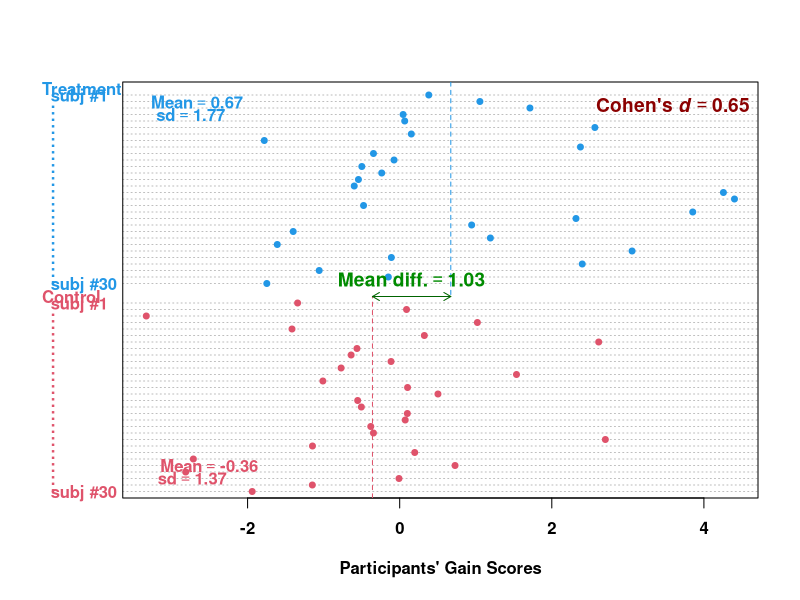

Reproduce this figure in R.
ttest = function(n1 = 5, n2 = 5, min.score = 0, max.score = 25, subjects = TRUE, descriptives = TRUE, correlation = .7, effect.size = 1,
                 ...){
  
decimal <- function(x, k){
if(is.character(x)){ x 
  }else{
format(round(x, k), nsmall = k, scientific =
ifelse(x >= 1e5 || x <= -1e5 || x <= 1e-5 & x >= -1e-5, TRUE, FALSE) )
  }
}  

if(min.score >= max.score){
  stop("\n\tYour \"min.score\" must be smaller than your \"max.score\".")  }

beta = qnorm(c(1e-10, .9999999999))
   q = c(min.score, max.score)

mu.sigma = solve(cbind(1L, beta), q)

mean = mu.sigma[[1]]
  sd = mu.sigma[[2]]

coeff = effect.size*sd

aa = mean + .5*mean
bb = mean + .3*mean
cc = aa - coeff

mean.g2 = min(bb, cc)
mean.g1 = mean.g2 + coeff

TRUE.d = (mean.g1 - mean.g2) / sd      

cor.pop = correlation

mu <- c(0, 0)
cov.pop <- matrix(c(1, cor.pop, cor.pop, 1), nrow = 2)

if(!require(MASS)) install.packages("MASS")
library(MASS)
mvnorm.mat <- mvrnorm(n1, Sigma = cov.pop, mu = mu)

a <- mvnorm.mat[ , 1] * sd + mean.g1
b <- mvnorm.mat[ , 2] * sd + mean.g2

y1 = c(a - b)

mvnorm.mat <- mvrnorm(n2, Sigma = cov.pop, mu = mu)

a <- mvnorm.mat[ , 1] * sd + mean.g2
b <- mvnorm.mat[ , 2] * sd + mean.g2

y2 = c(a - b)

y = c(y1, y2)

groups = factor(rep(1:2, c(n1, n2)), labels = c("Treatment", "Control"))

mean.g1 = mean(y[groups == "Treatment"])  
mean.g2 = mean(y[groups == "Control"])    

sd.g1 = sd(y[groups == "Treatment"])
sd.g2 = sd(y[groups == "Control"])

groups.for.t = factor(rep(1:2, c(n1, n2)))

test = t.test(y ~ groups.for.t, var.equal = TRUE)

t.value = unname(test$statistic) ; p.value = test$p.value

Cohend = t.value / sqrt((n1*n2)/(n1+n2)) 

lab1 = if(n1 < 10 || n2 < 10) paste0("subj #", rev(1L:n1)) else c(paste0("subj #", rev(n1)[1]), paste0(rep(".", n1 - 2)), paste0("subj #", 1L))
lab2 = if(n1 < 10 || n2 < 10) paste0("subj #", rev(1L:n2)) else c(paste0("subj #", rev(n2)[1]), paste0(rep(".", n2 - 2)), paste0("subj #", 1L))

original.par = par(no.readonly = TRUE)
on.exit(par(original.par))

if(subjects) {
  
  par(font.lab = 2, xaxt = "n", ...)
  dotchart(y, groups = groups, color = c(4, 2)[groups], 
           font = 2, pch = 19, gcolor = c(4, 2), xlab = "Participants' Gain Scores",
           pt.cex = ifelse(n1 <= 20 || n2 <= 20, 1.5, .8), labels = c(lab1, lab2), main = NA,
           cex.main = 2)
  
} else {
  
  par(font.lab = 2, xaxt = "n", ...)
  dotchart(y, groups = groups, color = c(4, 2)[groups], 
           font = 2, pch = 19, gcolor = c(4, 2), xlab = "Participants' Gain Scores",
           pt.cex = ifelse(n1 <= 20 || n2 <= 20, 1.5, .8), labels = NA, main = NA)
}

par(xaxt = "s") ; axis(1, font = 2)

gpos = rev(cumsum(rev(tapply(groups, groups, length)) + 2) - 1)

u = par("usr")  

segments(c(mean.g2, mean.g1), c(u[3], u[4]), c(mean.g2, mean.g1), rep(gpos[[2]], 2), lty = 2,
          col = c(2, 4))

arrows(mean.g2, gpos[[2]], mean.g1, gpos[[2]], code = 3, length = .08, col = "darkgreen")

mean.diff = mean.g1 - mean.g2

text((mean.g1+mean.g2)/2, gpos[[2]], bquote(bold("Mean diff." == .(decimal((mean.diff), 2)))), font = 2, pos = 3, col = "green4", cex = 1.15 )

legend("topright", legend = bquote(bold("Cohen's"~ bolditalic(d) == .(decimal(Cohend, 2)) )), bty = "n", text.col = "red4", cex = 1.15, bg = NA)

if(descriptives) {
  
legend("topleft", legend = bquote(bold(Mean == .(decimal(mean.g1, 2)))), text.col = 4, bty = "n", bg = NA)
  
legend("topleft", legend = bquote(bold(sd == .(decimal(sd.g1, 2)))), text.col = 4, bty = "n", bg = NA,
         inset = .03, adj =  c(.2, 0.5) )
  
  
legend("bottomleft", legend = bquote(bold(Mean == .(decimal(mean.g2, 2)))), text.col = 2, bty = "n", bg = NA, 
         inset = .03, adj = .1)
legend("bottomleft", legend = bquote(bold(sd == .(decimal(sd.g2, 2)))), text.col = 2, bty = "n", bg = NA,
         adj =  c(-.1, 0.5))
}

list(Cohend = Cohend, mean.diff = mean.diff, t.value = t.value, TRUE.d = TRUE.d, p.value = p.value, sd.g1 = sd.g1, sd.g2 = sd.g2)

m = matrix(c("R", "R", "O1", "O3", "T", "", "O2", "O4", "->", "->", "O2 - O1", "O4 - O3", "->", "->", "GainT", "GainC"), nrow = 2)
dimnames(m) = list("THE PRE-POST CONTROL DESIGN:" = c("", ""), c(rep("", 8)))
show(noquote(m))
}
#Example of use:
ttest(n1 = 30, n2 = 30, effect.size = .5)
